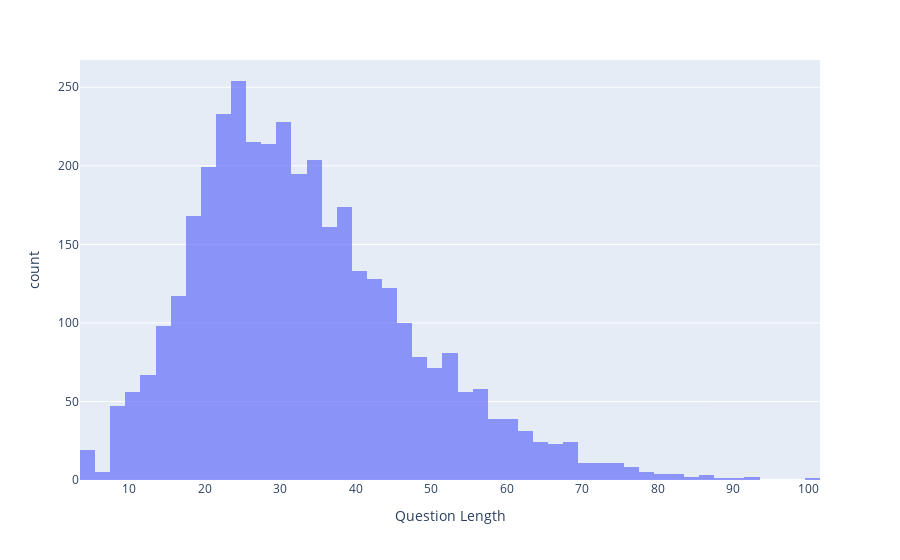
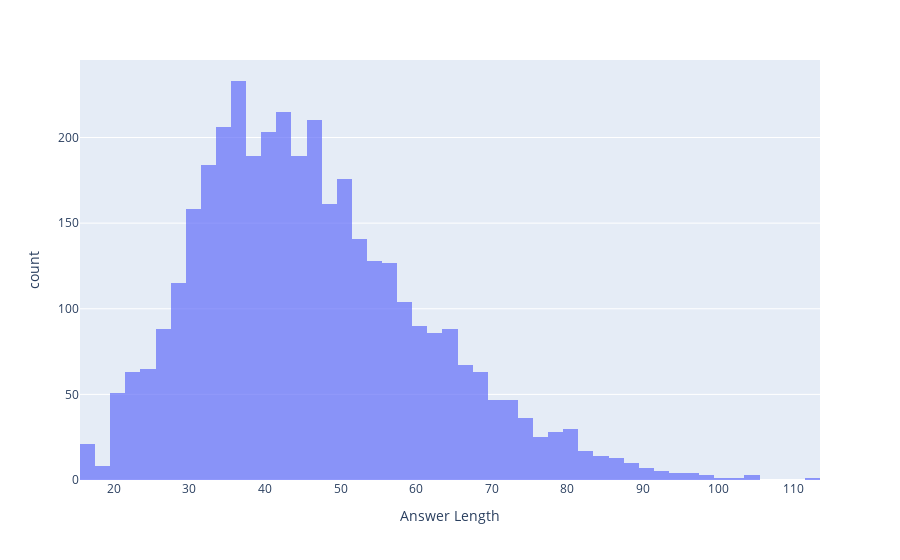

Notebook code for these charts, in order:
### Code cell
import plotly.express as px

fig1 = px.histogram(df, x='Question Length', nbins=50, opacity=0.7)
fig2 = px.histogram(df, x='Answer Length', nbins=50, opacity=0.7)

print("Maximum Question Length:", df['Question Length'].max())
print("Maximum Answer Length:", df['Answer Length'].max())

fig1.show()
fig2.show()

### Figure 1 — Plotly figure (JSON) as saved in the notebook; plotly's stock layout.template omitted (floating-point values rounded to 4 significant figures; data arrays with more than 128 entries replaced by an {"elided": "..."} marker saying what was removed)
{"data": [{"alignmentgroup": "True", "bingroup": "x", "hovertemplate": "Question Length=%{x}<br>count=%{y}<extra></extra>", "legendgroup": "", "marker": {"color": "#636efa", "opacity": 0.7, "pattern": {"shape": ""}}, "name": "", "nbinsx": 50, "offsetgroup": "", "orientation": "v", "showlegend": false, "x": {"elided": "3725 int values"}, "xaxis": "x", "yaxis": "y", "type": "histogram"}], "layout": {"xaxis": {"anchor": "y", "domain": [0.0, 1.0], "title": {"text": "Question Length"}}, "yaxis": {"anchor": "x", "domain": [0.0, 1.0], "title": {"text": "count"}}, "legend": {"tracegroupgap": 0}, "margin": {"t": 60}, "barmode": "relative"}}

### Figure 2 — Plotly figure (JSON) as saved in the notebook; plotly's stock layout.template omitted (floating-point values rounded to 4 significant figures; data arrays with more than 128 entries replaced by an {"elided": "..."} marker saying what was removed)
{"data": [{"alignmentgroup": "True", "bingroup": "x", "hovertemplate": "Answer Length=%{x}<br>count=%{y}<extra></extra>", "legendgroup": "", "marker": {"color": "#636efa", "opacity": 0.7, "pattern": {"shape": ""}}, "name": "", "nbinsx": 50, "offsetgroup": "", "orientation": "v", "showlegend": false, "x": {"elided": "3725 int values"}, "xaxis": "x", "yaxis": "y", "type": "histogram"}], "layout": {"xaxis": {"anchor": "y", "domain": [0.0, 1.0], "title": {"text": "Answer Length"}}, "yaxis": {"anchor": "x", "domain": [0.0, 1.0], "title": {"text": "count"}}, "legend": {"tracegroupgap": 0}, "margin": {"t": 60}, "barmode": "relative"}}
